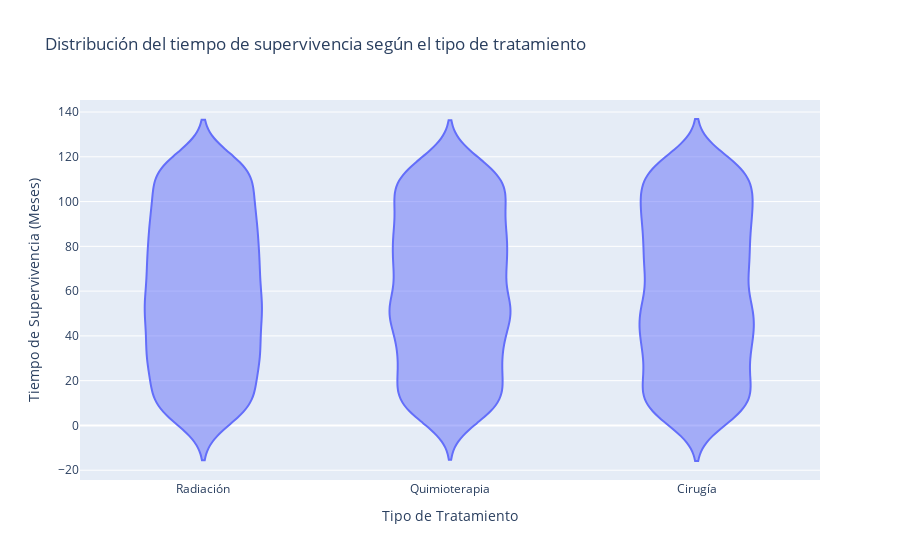
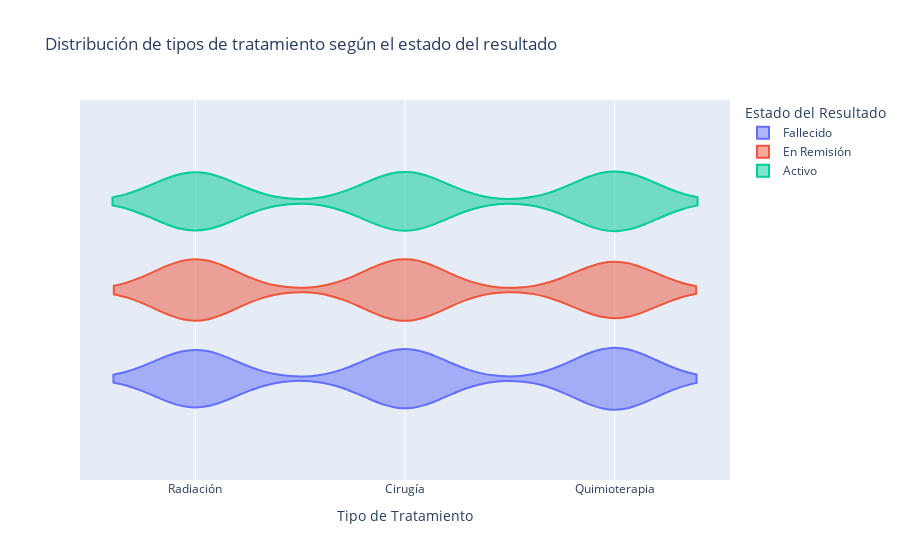

The cell these charts' notebook holds for them, in order:
### Code cell
#Estudiar la relación entre los tipos de tratamiento y los resultados (estado final y supervivencia)

#grafica de violín para visualizar la distribución de los tipos de tratamiento según el estado del resultado.
fig = px.violin(df, x="Tipo de Tratamiento", y="Tiempo de Supervivencia Meses",
                   labels={"Tipo de Tratamiento": "Tipo de Tratamiento", "Tiempo de Supervivencia Meses": "Tiempo de Supervivencia (Meses)"},
                   category_orders={"Tipo de Tratamiento": ["Radiación", "Quimioterapia", "Cirugía"]},
                   color_discrete_sequence=px.colors.qualitative.Plotly,
                   title="Distribución del tiempo de supervivencia según el tipo de tratamiento")
fig.show()
fig = px.violin(df, x="Tipo de Tratamiento", color="Estado del Resultado",
                   labels={"Tipo de Tratamiento": "Tipo de Tratamiento", "Estado del Resultado": "Estado del Resultado"},
                   category_orders={"Estado del Resultado": ["Fallecido", "En Remisión", "Activo"]},
                   color_discrete_sequence=px.colors.qualitative.Plotly,
                   title="Distribución de tipos de tratamiento según el estado del resultado")
fig.show()
#Pruebas estadísticas Chi-cuadrado para evaluar la asociación entre el tipo de tratamiento y el estado del resultado.
contingency_table_treatment = pd.crosstab(df["Tipo de Tratamiento"], df["Estado del Resultado"])
print("Tabla de contingencia para el tratamiento y el estado del resultado:")
print(contingency_table_treatment)
chi2_treatment, p_treatment, dof_treatment, expected_treatment = stats.chi2_contingency(contingency_table_treatment)
print("Chi-cuadrado para el tratamiento:", chi2_treatment)
print("Valor p para el tratamiento:", p_treatment)
#Interpretación de los resultados
if p_treatment < 0.05:
    print("Hay una asociación significativa entre el tipo de tratamiento y el estado del resultado.")
else:
    print("No hay una asociación significativa entre el tipo de tratamiento y el estado del resultado.")

### Figure 1 — Plotly figure (JSON) as saved in the notebook; plotly's stock layout.template omitted (floating-point values rounded to 4 significant figures; data arrays with more than 128 entries replaced by an {"elided": "..."} marker saying what was removed)
{"data": [{"alignmentgroup": "True", "box": {"visible": false}, "hovertemplate": "Tipo de Tratamiento=%{x}<br>Tiempo de Supervivencia (Meses)=%{y}<extra></extra>", "legendgroup": "", "marker": {"color": "#636EFA"}, "name": "", "offsetgroup": "", "orientation": "v", "scalegroup": "True", "showlegend": false, "type": "violin", "x": {"elided": "5000 str values"}, "x0": " ", "xaxis": "x", "y": {"elided": "5000 int values"}, "y0": " ", "yaxis": "y"}], "layout": {"legend": {"tracegroupgap": 0}, "title": {"text": "Distribución del tiempo de supervivencia según el tipo de tratamiento"}, "violinmode": "group", "xaxis": {"anchor": "y", "categoryarray": ["Radiación", "Quimioterapia", "Cirugía"], "categoryorder": "array", "domain": [0, 1], "title": {"text": "Tipo de Tratamiento"}}, "yaxis": {"anchor": "x", "domain": [0, 1], "title": {"text": "Tiempo de Supervivencia (Meses)"}}}}

### Figure 2 — Plotly figure (JSON) as saved in the notebook; plotly's stock layout.template omitted (floating-point values rounded to 4 significant figures; data arrays with more than 128 entries replaced by an {"elided": "..."} marker saying what was removed)
{"data": [{"alignmentgroup": "True", "box": {"visible": false}, "hovertemplate": "Estado del Resultado=Fallecido<br>Tipo de Tratamiento=%{x}<extra></extra>", "legendgroup": "Fallecido", "marker": {"color": "#636EFA"}, "name": "Fallecido", "offsetgroup": "Fallecido", "orientation": "h", "scalegroup": "True", "showlegend": true, "type": "violin", "x": {"elided": "1710 str values"}, "x0": " ", "xaxis": "x", "y0": " ", "yaxis": "y"}, {"alignmentgroup": "True", "box": {"visible": false}, "hovertemplate": "Estado del Resultado=En Remisión<br>Tipo de Tratamiento=%{x}<extra></extra>", "legendgroup": "En Remisión", "marker": {"color": "#EF553B"}, "name": "En Remisión", "offsetgroup": "En Remisión", "orientation": "h", "scalegroup": "True", "showlegend": true, "type": "violin", "x": {"elided": "1675 str values"}, "x0": " ", "xaxis": "x", "y0": " ", "yaxis": "y"}, {"alignmentgroup": "True", "box": {"visible": false}, "hovertemplate": "Estado del Resultado=Activo<br>Tipo de Tratamiento=%{x}<extra></extra>", "legendgroup": "Activo", "marker": {"color": "#00CC96"}, "name": "Activo", "offsetgroup": "Activo", "orientation": "h", "scalegroup": "True", "showlegend": true, "type": "violin", "x": {"elided": "1615 str values"}, "x0": " ", "xaxis": "x", "y0": " ", "yaxis": "y"}], "layout": {"legend": {"title": {"text": "Estado del Resultado"}, "tracegroupgap": 0}, "title": {"text": "Distribución de tipos de tratamiento según el estado del resultado"}, "violinmode": "group", "xaxis": {"anchor": "y", "domain": [0, 1], "title": {"text": "Tipo de Tratamiento"}}, "yaxis": {"anchor": "x", "domain": [0, 1]}}}
